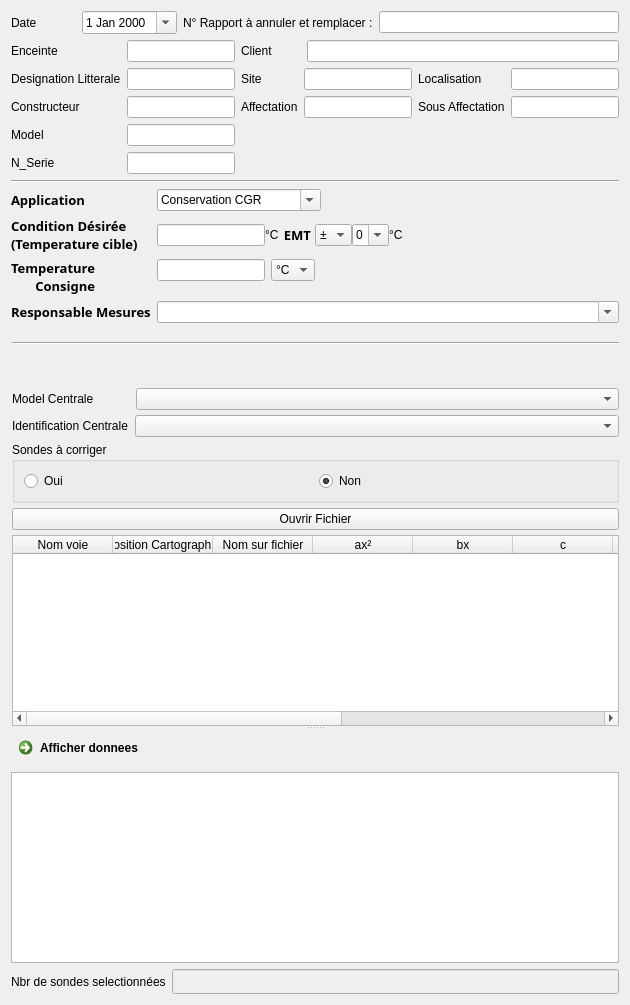
      <widget class="QWidget" name="tab">
       <attribute name="title">
        <string>Administration</string>
       </attribute>
       <layout class="QVBoxLayout" name="verticalLayout_6">
        <item>
         <layout class="QHBoxLayout" name="horizontalLayout_8">
          <item>
           <layout class="QHBoxLayout" name="horizontalLayout_2">
            <property name="spacing">
             <number>45</number>
            </property>
            <item>
             <widget class="QLabel" name="label_2">
              <property name="sizePolicy">
               <sizepolicy hsizetype="Fixed" vsizetype="Preferred">
                <horstretch>0</horstretch>
                <verstretch>0</verstretch>
               </sizepolicy>
              </property>
              <property name="text">
               <string>Date</string>
              </property>
             </widget>
            </item>
            <item>
             <widget class="QDateEdit" name="dateEdit">
              <property name="calendarPopup">
               <bool>true</bool>
              </property>
             </widget>
            </item>
           </layout>
          </item>
          <item>
           <layout class="QHBoxLayout" name="horizontalLayout_11">
            <item>
             <widget class="QLabel" name="label_44">
              <property name="text">
               <string>N° Rapport à annuler et remplacer :</string>
              </property>
             </widget>
            </item>
            <item>
             <widget class="QLineEdit" name="lineEdit_n_rapport"/>
            </item>
           </layout>
          </item>
         </layout>
        </item>
        <item>
         <layout class="QHBoxLayout" name="horizontalLayout_9">
          <item>
           <layout class="QFormLayout" name="formLayout_5">
            <item row="0" column="0">
             <widget class="QLabel" name="label_4">
              <property name="text">
               <string>Enceinte</string>
              </property>
             </widget>
            </item>
            <item row="0" column="1">
             <widget class="ExtendedLine" name="lineEdit_enceinte"/>
            </item>
            <item row="2" column="0">
             <widget class="QLabel" name="label_33">
              <property name="text">
               <string>Constructeur</string>
              </property>
             </widget>
            </item>
            <item row="2" column="1">
             <widget class="QLineEdit" name="lineEdit_constructeur"/>
            </item>
            <item row="3" column="0">
             <widget class="QLabel" name="label_34">
              <property name="text">
               <string>Model</string>
              </property>
             </widget>
            </item>
            <item row="3" column="1">
             <widget class="QLineEdit" name="lineEdit_model"/>
            </item>
            <item row="4" column="0">
             <widget class="QLabel" name="label_35">
              <property name="text">
               <string>N_Serie</string>
              </property>
             </widget>
            </item>
            <item row="4" column="1">
             <widget class="QLineEdit" name="lineEdit_n_serie"/>
            </item>
            <item row="1" column="0">
             <widget class="QLabel" name="label_45">
              <property name="text">
               <string>Designation Litterale</string>
              </property>
             </widget>
            </item>
            <item row="1" column="1">
             <widget class="ExtendedLine" name="lineEdit_designation_litt"/>
            </item>
           </layout>
          </item>
          <item>
           <layout class="QVBoxLayout" name="verticalLayout_21">
            <item>
             <layout class="QHBoxLayout" name="horizontalLayout_7">
              <property name="spacing">
               <number>34</number>
              </property>
              <item>
               <widget class="QLabel" name="label_3">
                <property name="lineWidth">
                 <number>1</number>
                </property>
                <property name="midLineWidth">
                 <number>0</number>
                </property>
                <property name="text">
                 <string>Client</string>
                </property>
                <property name="margin">
                 <number>0</number>
                </property>
                <property name="indent">
                 <number>-1</number>
                </property>
               </widget>
              </item>
              <item>
               <widget class="QLineEdit" name="lineEdit_code"/>
              </item>
             </layout>
            </item>
            <item>
             <layout class="QGridLayout" name="gridLayout">
              <item row="0" column="3">
               <widget class="QLineEdit" name="lineEdit_localisation"/>
              </item>
              <item row="1" column="3">
               <widget class="QLineEdit" name="lineEdit_sous_affect"/>
              </item>
              <item row="0" column="2">
               <widget class="QLabel" name="label_38">
                <property name="text">
                 <string>Localisation</string>
                </property>
               </widget>
              </item>
              <item row="1" column="2">
               <widget class="QLabel" name="label_39">
                <property name="text">
                 <string>Sous Affectation</string>
                </property>
               </widget>
              </item>
              <item row="0" column="0">
               <widget class="QLabel" name="label">
                <property name="text">
                 <string>Site</string>
                </property>
               </widget>
              </item>
              <item row="1" column="1">
               <widget class="QLineEdit" name="lineEdit_affectation"/>
              </item>
              <item row="0" column="1">
               <widget class="QLineEdit" name="lineEdit_site"/>
              </item>
              <item row="1" column="0">
               <widget class="QLabel" name="label_37">
                <property name="text">
                 <string>Affectation</string>
                </property>
               </widget>
              </item>
             </layout>
            </item>
            <item>
             <spacer name="verticalSpacer_2">
              <property name="orientation">
               <enum>Qt::Vertical</enum>
              </property>
              <property name="sizeHint" stdset="0">
               <size>
                <width>20</width>
                <height>40</height>
               </size>
              </property>
             </spacer>
            </item>
           </layout>
          </item>
         </layout>
        </item>
        <item>
         <widget class="Line" name="line_4">
          <property name="orientation">
           <enum>Qt::Horizontal</enum>
          </property>
         </widget>
        </item>
        <item>
         <layout class="QFormLayout" name="formLayout_4">
          <item row="0" column="0">
           <widget class="QLabel" name="label_28">
            <property name="font">
             <font>
              <family>Calibrii</family>
              <pointsize>10</pointsize>
              <weight>75</weight>
              <italic>false</italic>
              <bold>true</bold>
             </font>
            </property>
            <property name="text">
             <string>Application</string>
            </property>
           </widget>
          </item>
          <item row="2" column="0">
           <widget class="QLabel" name="label_26">
            <property name="sizePolicy">
             <sizepolicy hsizetype="Fixed" vsizetype="Preferred">
              <horstretch>0</horstretch>
              <verstretch>0</verstretch>
             </sizepolicy>
            </property>
            <property name="font">
             <font>
              <family>Calibrii</family>
              <pointsize>10</pointsize>
              <weight>75</weight>
              <italic>false</italic>
              <bold>true</bold>
             </font>
            </property>
            <property name="text">
             <string>Temperature 
Consigne</string>
            </property>
            <property name="alignment">
             <set>Qt::AlignRight|Qt::AlignTrailing|Qt::AlignVCenter</set>
            </property>
           </widget>
          </item>
          <item row="3" column="0">
           <widget class="QLabel" name="label_31">
            <property name="sizePolicy">
             <sizepolicy hsizetype="Fixed" vsizetype="Preferred">
              <horstretch>0</horstretch>
              <verstretch>0</verstretch>
             </sizepolicy>
            </property>
            <property name="font">
             <font>
              <family>Calibrii</family>
              <pointsize>10</pointsize>
              <weight>75</weight>
              <italic>false</italic>
              <bold>true</bold>
             </font>
            </property>
            <property name="text">
             <string>Responsable Mesures</string>
            </property>
           </widget>
          </item>
          <item row="1" column="0">
           <widget class="QLabel" name="label_27">
            <property name="sizePolicy">
             <sizepolicy hsizetype="Fixed" vsizetype="Preferred">
              <horstretch>0</horstretch>
              <verstretch>0</verstretch>
             </sizepolicy>
            </property>
            <property name="font">
             <font>
              <family>Calibrii</family>
              <pointsize>10</pointsize>
              <weight>75</weight>
              <italic>false</italic>
              <bold>true</bold>
             </font>
            </property>
            <property name="text">
             <string>Condition Désirée
(Temperature cible)</string>
            </property>
           </widget>
          </item>
          <item row="0" column="1">
           <layout class="QHBoxLayout" name="horizontalLayout_4">
            <item>
             <widget class="QComboBox" name="comboBox_application">
              <property name="enabled">
               <bool>true</bool>
              </property>
              <property name="editable">
               <bool>true</bool>
              </property>
              <item>
               <property name="text">
                <string>Conservation CGR</string>
               </property>
              </item>
              <item>
               <property name="text">
                <string>Conservation Plaquettes</string>
               </property>
              </item>
              <item>
               <property name="text">
                <string>Conservation Réactifs</string>
               </property>
              </item>
              <item>
               <property name="text">
                <string>Conservation Plasmas</string>
               </property>
              </item>
             </widget>
            </item>
            <item>
             <spacer name="horizontalSpacer_2">
              <property name="orientation">
               <enum>Qt::Horizontal</enum>
              </property>
              <property name="sizeHint" stdset="0">
               <size>
                <width>40</width>
                <height>20</height>
               </size>
              </property>
             </spacer>
            </item>
           </layout>
          </item>
          <item row="1" column="1">
           <layout class="QGridLayout" name="gridLayout_2">
            <property name="horizontalSpacing">
             <number>4</number>
            </property>
            <property name="verticalSpacing">
             <number>0</number>
            </property>
            <item row="0" column="1">
             <layout class="QHBoxLayout" name="horizontalLayout">
              <item>
               <widget class="QLineEdit" name="lineEdit_condition_des">
                <property name="sizePolicy">
                 <sizepolicy hsizetype="Minimum" vsizetype="Fixed">
                  <horstretch>0</horstretch>
                  <verstretch>0</verstretch>
                 </sizepolicy>
                </property>
               </widget>
              </item>
              <item>
               <widget class="QLabel" name="label_40">
                <property name="sizePolicy">
                 <sizepolicy hsizetype="Fixed" vsizetype="Preferred">
                  <horstretch>0</horstretch>
                  <verstretch>0</verstretch>
                 </sizepolicy>
                </property>
                <property name="text">
                 <string>°C</string>
                </property>
               </widget>
              </item>
             </layout>
            </item>
            <item row="0" column="3">
             <layout class="QHBoxLayout" name="horizontalLayout_14">
              <property name="spacing">
               <number>0</number>
              </property>
              <property name="sizeConstraint">
               <enum>QLayout::SetMinimumSize</enum>
              </property>
              <item>
               <widget class="QComboBox" name="comboBox_signe_emt">
                <property name="sizePolicy">
                 <sizepolicy hsizetype="Minimum" vsizetype="Fixed">
                  <horstretch>0</horstretch>
                  <verstretch>0</verstretch>
                 </sizepolicy>
                </property>
                <item>
                 <property name="text">
                  <string>±</string>
                 </property>
                </item>
                <item>
                 <property name="text">
                  <string>+</string>
                 </property>
                </item>
                <item>
                 <property name="text">
                  <string>-</string>
                 </property>
                </item>
               </widget>
              </item>
              <item>
               <widget class="QComboBox" name="comboBox_emt">
                <property name="sizePolicy">
                 <sizepolicy hsizetype="Minimum" vsizetype="Fixed">
                  <horstretch>0</horstretch>
                  <verstretch>0</verstretch>
                 </sizepolicy>
                </property>
                <property name="editable">
                 <bool>true</bool>
                </property>
                <item>
                 <property name="text">
                  <string>0</string>
                 </property>
                </item>
                <item>
                 <property name="text">
                  <string>1</string>
                 </property>
                </item>
                <item>
                 <property name="text">
                  <string>2</string>
                 </property>
                </item>
                <item>
                 <property name="text">
                  <string>3</string>
                 </property>
                </item>
                <item>
                 <property name="text">
                  <string>4</string>
                 </property>
                </item>
               </widget>
              </item>
              <item>
               <widget class="QLabel" name="label_36">
                <property name="sizePolicy">
                 <sizepolicy hsizetype="Fixed" vsizetype="Preferred">
                  <horstretch>0</horstretch>
                  <verstretch>0</verstretch>
                 </sizepolicy>
                </property>
                <property name="text">
                 <string>°C</string>
                </property>
               </widget>
              </item>
              <item>
               <spacer name="horizontalSpacer_4">
                <property name="orientation">
                 <enum>Qt::Horizontal</enum>
                </property>
                <property name="sizeHint" stdset="0">
                 <size>
                  <width>40</width>
                  <height>20</height>
                 </size>
                </property>
               </spacer>
              </item>
             </layout>
            </item>
            <item row="0" column="2">
             <widget class="QLabel" name="label_20">
              <property name="sizePolicy">
               <sizepolicy hsizetype="Fixed" vsizetype="Preferred">
                <horstretch>0</horstretch>
                <verstretch>0</verstretch>
               </sizepolicy>
              </property>
              <property name="font">
               <font>
                <family>Calibrii</family>
                <pointsize>10</pointsize>
                <weight>75</weight>
                <italic>false</italic>
                <bold>true</bold>
               </font>
              </property>
              <property name="text">
               <string>EMT</string>
              </property>
              <property name="alignment">
               <set>Qt::AlignRight|Qt::AlignTrailing|Qt::AlignVCenter</set>
              </property>
             </widget>
            </item>
           </layout>
          </item>
          <item row="2" column="1">
           <layout class="QHBoxLayout" name="horizontalLayout_15">
            <item>
             <widget class="QLineEdit" name="lineEdit_consigne">
              <property name="sizePolicy">
               <sizepolicy hsizetype="Minimum" vsizetype="Fixed">
                <horstretch>0</horstretch>
                <verstretch>0</verstretch>
               </sizepolicy>
              </property>
             </widget>
            </item>
            <item>
             <widget class="QComboBox" name="comboBox_type_consigne">
              <property name="sizePolicy">
               <sizepolicy hsizetype="Fixed" vsizetype="Fixed">
                <horstretch>0</horstretch>
                <verstretch>0</verstretch>
               </sizepolicy>
              </property>
              <item>
               <property name="text">
                <string>°C</string>
               </property>
              </item>
              <item>
               <property name="text">
                <string>*</string>
               </property>
              </item>
             </widget>
            </item>
            <item>
             <spacer name="horizontalSpacer_3">
              <property name="orientation">
               <enum>Qt::Horizontal</enum>
              </property>
              <property name="sizeHint" stdset="0">
               <size>
                <width>40</width>
                <height>20</height>
               </size>
              </property>
             </spacer>
            </item>
           </layout>
          </item>
          <item row="3" column="1">
           <widget class="QComboBox" name="comboBox_responsable_mesure">
            <property name="enabled">
             <bool>true</bool>
            </property>
            <property name="sizePolicy">
             <sizepolicy hsizetype="Expanding" vsizetype="Fixed">
              <horstretch>0</horstretch>
              <verstretch>0</verstretch>
             </sizepolicy>
            </property>
            <property name="editable">
             <bool>true</bool>
            </property>
           </widget>
          </item>
         </layout>
        </item>
        <item>
         <widget class="QSplitter" name="splitter">
          <property name="orientation">
           <enum>Qt::Vertical</enum>
          </property>
          <widget class="QWidget" name="layoutWidget">
           <layout class="QVBoxLayout" name="verticalLayout_2">
            <property name="spacing">
             <number>5</number>
            </property>
            <property name="leftMargin">
             <number>1</number>
            </property>
            <property name="topMargin">
             <number>13</number>
            </property>
            <property name="rightMargin">
             <number>0</number>
            </property>
            <property name="bottomMargin">
             <number>0</number>
            </property>
            <item>
             <widget class="Line" name="line_3">
              <property name="font">
               <font>
                <pointsize>9</pointsize>
               </font>
              </property>
              <property name="orientation">
               <enum>Qt::Horizontal</enum>
              </property>
             </widget>
            </item>
            <item>
             <spacer name="verticalSpacer_3">
              <property name="orientation">
               <enum>Qt::Vertical</enum>
              </property>
              <property name="sizeHint" stdset="0">
               <size>
                <width>20</width>
                <height>40</height>
               </size>
              </property>
             </spacer>
            </item>
            <item>
             <layout class="QHBoxLayout" name="horizontalLayout_5">
              <property name="spacing">
               <number>42</number>
              </property>
              <item>
               <widget class="QLabel" name="label_5">
                <property name="text">
                 <string>Model Centrale</string>
                </property>
               </widget>
              </item>
              <item>
               <widget class="QComboBox" name="comboBox_centrale">
                <property name="sizePolicy">
                 <sizepolicy hsizetype="Expanding" vsizetype="Fixed">
                  <horstretch>0</horstretch>
                  <verstretch>0</verstretch>
                 </sizepolicy>
                </property>
               </widget>
              </item>
             </layout>
            </item>
            <item>
             <layout class="QHBoxLayout" name="horizontalLayout_6">
              <property name="spacing">
               <number>7</number>
              </property>
              <item>
               <widget class="QLabel" name="label_8">
                <property name="text">
                 <string>Identification Centrale</string>
                </property>
               </widget>
              </item>
              <item>
               <widget class="QComboBox" name="comboBox_nom_centrale">
                <property name="sizePolicy">
                 <sizepolicy hsizetype="Expanding" vsizetype="Fixed">
                  <horstretch>0</horstretch>
                  <verstretch>0</verstretch>
                 </sizepolicy>
                </property>
               </widget>
              </item>
             </layout>
            </item>
            <item>
             <widget class="QGroupBox" name="groupBox">
              <property name="sizePolicy">
               <sizepolicy hsizetype="Preferred" vsizetype="Fixed">
                <horstretch>0</horstretch>
                <verstretch>0</verstretch>
               </sizepolicy>
              </property>
              <property name="title">
               <string>Sondes à corriger</string>
              </property>
              <layout class="QGridLayout" name="gridLayout_3">
               <item row="0" column="0">
                <widget class="QRadioButton" name="radioButton_correction_oui">
                 <property name="text">
                  <string>Oui</string>
                 </property>
                </widget>
               </item>
               <item row="0" column="1">
                <widget class="QRadioButton" name="radioButton_correction_non">
                 <property name="text">
                  <string>Non</string>
                 </property>
                 <property name="checked">
                  <bool>true</bool>
                 </property>
                </widget>
               </item>
              </layout>
             </widget>
            </item>
            <item>
             <widget class="QPushButton" name="pushButton_open_file">
              <property name="text">
               <string>Ouvrir Fichier</string>
              </property>
             </widget>
            </item>
            <item>
             <widget class="QTableWidget" name="tableWidget_sondes_centrale">
              <column>
               <property name="text">
                <string>Nom voie</string>
               </property>
              </column>
              <column>
               <property name="text">
                <string>Position Cartographie</string>
               </property>
              </column>
              <column>
               <property name="text">
                <string>Nom sur fichier</string>
               </property>
              </column>
              <column>
               <property name="text">
                <string>ax²</string>
               </property>
              </column>
              <column>
               <property name="text">
                <string>bx</string>
               </property>
              </column>
              <column>
               <property name="text">
                <string>c</string>
               </property>
              </column>
              <column>
               <property name="text">
                <string>u_etal</string>
               </property>
              </column>
              <column>
               <property name="text">
                <string>Nom CE</string>
               </property>
              </column>
              <column>
               <property name="text">
                <string>Date CE</string>
               </property>
              </column>
              <column>
               <property name="text">
                <string>Résolution</string>
               </property>
              </column>
              <column>
               <property name="text">
                <string>Dérive</string>
               </property>
              </column>
             </widget>
            </item>
           </layout>
          </widget>
          <widget class="QWidget" name="layoutWidget">
           <layout class="QVBoxLayout" name="verticalLayout">
            <item>
             <widget class="QCommandLinkButton" name="commandLinkButton_affiche_donnees">
              <property name="sizePolicy">
               <sizepolicy hsizetype="Preferred" vsizetype="Fixed">
                <horstretch>0</horstretch>
                <verstretch>0</verstretch>
               </sizepolicy>
              </property>
              <property name="text">
               <string>Afficher donnees</string>
              </property>
             </widget>
            </item>
            <item>
             <widget class="Tableview_donnees_fichier" name="tableView_donnees_fichier"/>
            </item>
           </layout>
          </widget>
         </widget>
        </item>
        <item>
         <layout class="QHBoxLayout" name="horizontalLayout_16">
          <item>
           <widget class="QLabel" name="label_47">
            <property name="text">
             <string>Nbr de sondes selectionnées</string>
            </property>
           </widget>
          </item>
          <item>
           <widget class="QLineEdit" name="lineEdit_nbr_sondes">
            <property name="enabled">
             <bool>false</bool>
            </property>
            <property name="font">
             <font>
              <family>Calibri</family>
              <pointsize>10</pointsize>
              <weight>75</weight>
              <bold>true</bold>
             </font>
            </property>
           </widget>
          </item>
         </layout>
        </item>
       </layout>
      </widget>
